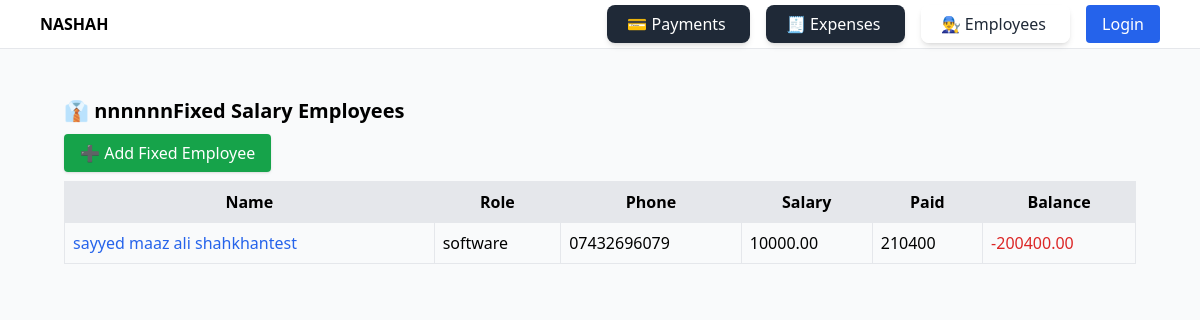
The page /employees/fixed/ on the database as committed earlier.
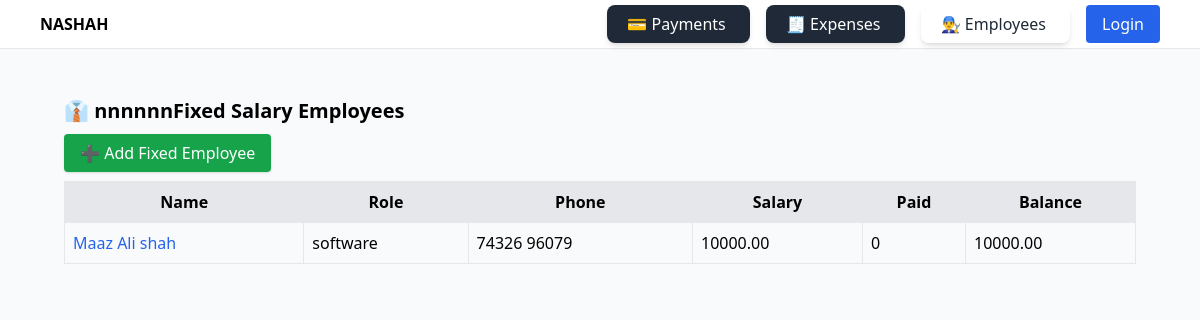
The same page on the database as committed later.
### employees/models.py (models this page shows, shortened)
class FixedEmployee(models.Model):
    name = models.CharField(max_length=255)
    phone = models.CharField(max_length=20, blank=True, null=True)
    role = models.CharField(max_length=100, blank=True, null=True)
    monthly_salary = models.DecimalField(max_digits=10, decimal_places=2)
    @property
    def paid_amount(self):
        total = self.fixed_payments.aggregate(models.Sum("amount"))["amount__sum"] or 0
        return total
    @property
    def balance(self):
        return self.monthly_salary - self.paid_amount

### employees/views.py (the view)
# urls.py: path("fixed/", views.fixed_employee_list, name="fixed_employee_list"),
def fixed_employee_list(request):
    employees = FixedEmployee.objects.all()
    return render(request, "employees/fixed_employee_list.html", {"employees": employees})

### employees/templates/employees/fixed_employee_list.html
{% extends "base.html" %}
{% block content %}
<div class="p-6">
  <h2 class="text-xl font-semibold mb-4">👔 nnnnnnFixed Salary Employees</h2>
  <a href="{% url 'employees:fixed_employee_create' %}"
     class="px-4 py-2 bg-green-600 text-white rounded shadow hover:bg-green-700">
     ➕ Add Fixed Employee
  </a>
  <table class="w-full mt-4 border">
    <thead class="bg-gray-200">
      <tr>
        <th class="p-2 border">Name</th>
        <th class="p-2 border">Role</th>
        <th class="p-2 border">Phone</th>
        <th class="p-2 border">Salary</th>
        <th class="p-2 border">Paid</th>
        <th class="p-2 border">Balance</th>
      </tr>
    </thead>
    <tbody>
      {% for emp in employees %}
      <tr>
        <td class="p-2">
          <a href="{% url 'employees:fixed_employee_report' emp.id %}" class="text-blue-600 hover:underline">
            {{ emp.name }}
          </a>
        </td>
        <td class="p-2 border">{{ emp.role }}</td>
        <td class="p-2 border">{{ emp.phone }}</td>
        <td class="p-2 border">{{ emp.monthly_salary }}</td>
        <td class="p-2 border">{{ emp.paid_amount }}</td>
        <td class="p-2 border {% if emp.balance < 0 %}text-red-600{% endif %}">
          {{ emp.balance }}
        </td>
      </tr>
      {% empty %}
      <tr><td colspan="6" class="p-2 text-center">No fixed employees yet.</td></tr>
      {% endfor %}
    </tbody>
  </table>
</div>
{% endblock %}

### templates/base.html (shortened to what this page needs)
<!doctype html>
<html lang="en">
<head>
  <script src="https://cdn.tailwindcss.com"></script>
</head>
<body class="bg-gray-50">
  {% if not request.resolver_match.url_name == "login" %}
<nav class="bg-white border-b">
  <div class="max-w-6xl mx-auto px-4 py-3 flex items-center justify-between">
    <a href="{% url 'dashboard:home' %}" class="font-bold">NASHAH</a>
    <div class="space-x-4">
      <a href="{% url 'payments:list' %}"
   class="px-5 py-2 rounded-lg font-medium shadow-md transition-all duration-300 ease-in-out hover:bg-gray-700 hover:shadow-lg hover:-translate-y-0.5
   {% if 'payments' in request.resolver_match.namespace %} bg-white text-gray-800 {% else %} bg-gray-800 text-white {% endif %}">
   💳 Payments
</a>
<a href="{% url 'expenses:list' %}"
   class="px-5 py-2 rounded-lg font-medium shadow-md transition-all duration-300 ease-in-out hover:bg-gray-700 hover:shadow-lg hover:-translate-y-0.5
   {% if 'expenses' in request.resolver_match.namespace %} bg-white text-gray-800 {% else %} bg-gray-800 text-white {% endif %}">
   🧾 Expenses
</a>
<a href="{% url 'employees:list' %}"
   class="px-5 py-2 rounded-lg font-medium shadow-md transition-all duration-300 ease-in-out hover:bg-gray-700 hover:shadow-lg hover:-translate-y-0.5
   {% if 'employees' in request.resolver_match.namespace %} bg-white text-gray-800 {% else %} bg-gray-800 text-white {% endif %}">
   👨‍🔧 Employees
</a>
      {% if user.is_authenticated %}
  <form action="{% url 'accounts:logout' %}" method="post" class="inline">
    {% csrf_token %}
    <button type="submit" class="px-4 py-2 bg-red-400 text-white rounded hover:bg-red-700">
      🚪 Logout
    </button>
  </form>
{% else %}
  <a href="{% url 'accounts:login' %}" class="px-4 py-2 bg-blue-600 text-white rounded">Login</a>
{% endif %}
    </div>
  </div>
</nav>
{% endif %}
<main class="max-w-6xl mx-auto px-4 py-6">
  {% block content %}{% endblock %}
</main>
</body>
</html>

Rows that differ between the two databases and show on the page:
removed FixedEmployee: name "sayyed maaz ali shahkhantest", role "software", phone "07432696079", monthly_salary "10000.00", paid_amount "210400", balance "-200400.00"
added FixedEmployee: name "Maaz Ali shah", role "software", phone "74326 96079", monthly_salary "10000.00", paid_amount "0", balance "10000.00"
